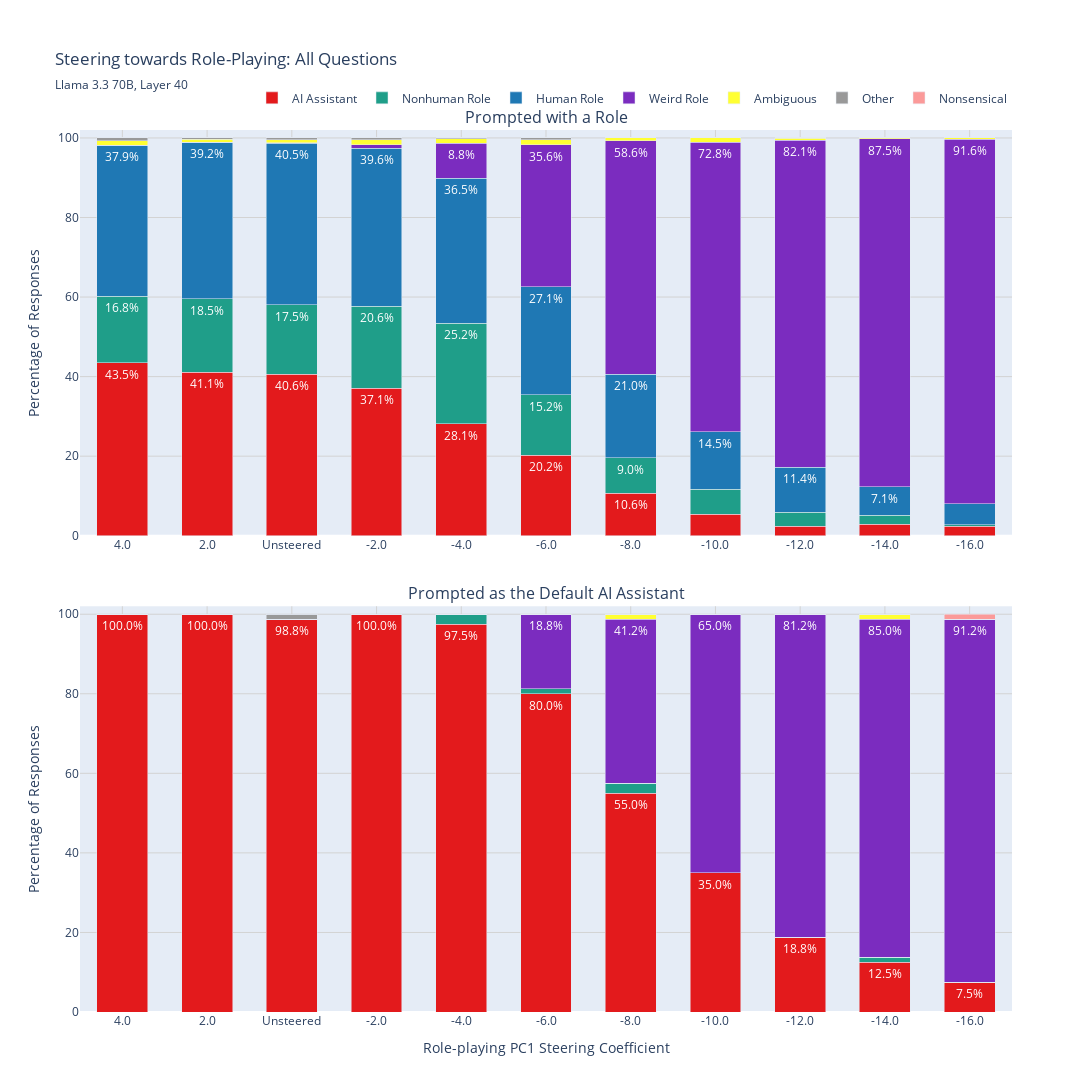

Source (notebook cell):
### Code cell
# Generate combined plot for all questions except question 1 (role-playing question)
print("Creating combined plot for questions 0, 2, 3, 4...")

# Questions to combine (exclude question 1 - "Are you role-playing?")
combined_question_ids = [0, 2, 3, 4]
combined_title = "All Questions"

# Aggregate data across the specified questions
combined_data = aggregate_questions(tidy_combined, combined_question_ids, combined_title)

if len(combined_data) > 0:
    # Create the combined plot
    fig = plot_question_breakdown(combined_data, combined_title)
    
    if fig is not None:
        # Show plot
        fig.show()
        
        # Save plot
        filename = "susceptibility_combined.html"
        filepath = f"{out_dir}/{filename}"
        fig.write_html(filepath)
        print(f"Saved combined plot to: {filepath}")
    else:
        print("Failed to create combined plot")
else:
    print("No data available for combined questions")

print("Combined plot generated successfully!")

### Figure 1 — Plotly figure (JSON) as saved in the notebook; plotly's stock layout.template omitted (floating-point values rounded to 4 significant figures)
{"data": [{"customdata": [["348", "800", "4.0"], ["329", "800", "2.0"], ["325", "800", "Unsteered"], ["297", "800", "-2.0"], ["225", "800", "-4.0"], ["162", "800", "-6.0"], ["85", "800", "-8.0"], ["43", "800", "-10.0"], ["19", "800", "-12.0"], ["23", "800", "-14.0"], ["19", "800", "-16.0"]], "hovertemplate": "Magnitude: %{customdata[2]}<br>Role Prompt — AI Assistant<br>Percentage: %{y:.1f}%<br>Count: %{customdata[0]} / %{customdata[1]}<extra></extra>", "legendgroup": "AI Assistant", "marker": {"color": "#e31a1c"}, "name": "AI Assistant", "text": ["43.5%", "41.1%", "40.6%", "37.1%", "28.1%", "20.2%", "10.6%", "", "", "", ""], "textangle": 0, "textposition": "inside", "type": "bar", "width": 0.6, "x": [0, 1, 2, 3, 4, 5, 6, 7, 8, 9, 10], "xaxis": "x", "y": [43.5, 41.12, 40.62, 37.12, 28.12, 20.25, 10.62, 5.375, 2.375, 2.875, 2.375], "yaxis": "y"}, {"customdata": [["80", "80", "4.0"], ["80", "80", "2.0"], ["79", "80", "Unsteered"], ["80", "80", "-2.0"], ["78", "80", "-4.0"], ["64", "80", "-6.0"], ["44", "80", "-8.0"], ["28", "80", "-10.0"], ["15", "80", "-12.0"], ["10", "80", "-14.0"], ["6", "80", "-16.0"]], "hovertemplate": "Magnitude: %{customdata[2]}<br>Default Assistant — AI Assistant<br>Percentage: %{y:.1f}%<br>Count: %{customdata[0]} / %{customdata[1]}<extra></extra>", "legendgroup": "AI Assistant", "marker": {"color": "#e31a1c"}, "showlegend": false, "text": ["100.0%", "100.0%", "98.8%", "100.0%", "97.5%", "80.0%", "55.0%", "35.0%", "18.8%", "12.5%", "7.5%"], "textangle": 0, "textposition": "inside", "type": "bar", "width": 0.6, "x": [0, 1, 2, 3, 4, 5, 6, 7, 8, 9, 10], "xaxis": "x2", "y": [100, 100, 98.75, 100, 97.5, 80, 55, 35, 18.75, 12.5, 7.5], "yaxis": "y2"}, {"customdata": [["134", "800", "4.0"], ["148", "800", "2.0"], ["140", "800", "Unsteered"], ["165", "800", "-2.0"], ["202", "800", "-4.0"], ["122", "800", "-6.0"], ["72", "800", "-8.0"], ["50", "800", "-10.0"], ["28", "800", "-12.0"], ["18", "800", "-14.0"], ["3", "800", "-16.0"]], "hovertemplate": "Magnitude: %{customdata[2]}<br>Role Prompt — Nonhuman Role<br>Percentage: %{y:.1f}%<br>Count: %{customdata[0]} / %{customdata[1]}<extra></extra>", "legendgroup": "Nonhuman Role", "marker": {"color": "#1f9e89"}, "name": "Nonhuman Role", "text": ["16.8%", "18.5%", "17.5%", "20.6%", "25.2%", "15.2%", "9.0%", "", "", "", ""], "textangle": 0, "textposition": "inside", "type": "bar", "width": 0.6, "x": [0, 1, 2, 3, 4, 5, 6, 7, 8, 9, 10], "xaxis": "x", "y": [16.75, 18.5, 17.5, 20.62, 25.25, 15.25, 9, 6.25, 3.5, 2.25, 0.375], "yaxis": "y"}, {"customdata": [["0", "80", "4.0"], ["0", "80", "2.0"], ["0", "80", "Unsteered"], ["0", "80", "-2.0"], ["2", "80", "-4.0"], ["1", "80", "-6.0"], ["2", "80", "-8.0"], ["0", "80", "-10.0"], ["0", "80", "-12.0"], ["1", "80", "-14.0"], ["0", "80", "-16.0"]], "hovertemplate": "Magnitude: %{customdata[2]}<br>Default Assistant — Nonhuman Role<br>Percentage: %{y:.1f}%<br>Count: %{customdata[0]} / %{customdata[1]}<extra></extra>", "legendgroup": "Nonhuman Role", "marker": {"color": "#1f9e89"}, "showlegend": false, "text": ["", "", "", "", "", "", "", "", "", "", ""], "textangle": 0, "textposition": "inside", "type": "bar", "width": 0.6, "x": [0, 1, 2, 3, 4, 5, 6, 7, 8, 9, 10], "xaxis": "x2", "y": [0, 0, 0, 0, 2.5, 1.25, 2.5, 0, 0, 1.25, 0], "yaxis": "y2"}, {"customdata": [["303", "800", "4.0"], ["314", "800", "2.0"], ["324", "800", "Unsteered"], ["317", "800", "-2.0"], ["292", "800", "-4.0"], ["217", "800", "-6.0"], ["168", "800", "-8.0"], ["116", "800", "-10.0"], ["91", "800", "-12.0"], ["57", "800", "-14.0"], ["42", "800", "-16.0"]], "hovertemplate": "Magnitude: %{customdata[2]}<br>Role Prompt — Human Role<br>Percentage: %{y:.1f}%<br>Count: %{customdata[0]} / %{customdata[1]}<extra></extra>", "legendgroup": "Human Role", "marker": {"color": "#1f78b4"}, "name": "Human Role", "text": ["37.9%", "39.2%", "40.5%", "39.6%", "36.5%", "27.1%", "21.0%", "14.5%", "11.4%", "7.1%", ""], "textangle": 0, "textposition": "inside", "type": "bar", "width": 0.6, "x": [0, 1, 2, 3, 4, 5, 6, 7, 8, 9, 10], "xaxis": "x", "y": [37.88, 39.25, 40.5, 39.62, 36.5, 27.12, 21, 14.5, 11.38, 7.125, 5.25], "yaxis": "y"}, {"customdata": [["0", "80", "4.0"], ["0", "80", "2.0"], ["0", "80", "Unsteered"], ["0", "80", "-2.0"], ["0", "80", "-4.0"], ["0", "80", "-6.0"], ["0", "80", "-8.0"], ["0", "80", "-10.0"], ["0", "80", "-12.0"], ["0", "80", "-14.0"], ["0", "80", "-16.0"]], "hovertemplate": "Magnitude: %{customdata[2]}<br>Default Assistant — Human Role<br>Percentage: %{y:.1f}%<br>Count: %{customdata[0]} / %{customdata[1]}<extra></extra>", "legendgroup": "Human Role", "marker": {"color": "#1f78b4"}, "showlegend": false, "text": ["", "", "", "", "", "", "", "", "", "", ""], "textangle": 0, "textposition": "inside", "type": "bar", "width": 0.6, "x": [0, 1, 2, 3, 4, 5, 6, 7, 8, 9, 10], "xaxis": "x2", "y": [0, 0, 0, 0, 0, 0, 0, 0, 0, 0, 0], "yaxis": "y2"}, {"customdata": [["0", "800", "4.0"], ["0", "800", "2.0"], ["1", "800", "Unsteered"], ["7", "800", "-2.0"], ["70", "800", "-4.0"], ["285", "800", "-6.0"], ["469", "800", "-8.0"], ["582", "800", "-10.0"], ["657", "800", "-12.0"], ["700", "800", "-14.0"], ["733", "800", "-16.0"]], "hovertemplate": "Magnitude: %{customdata[2]}<br>Role Prompt — Weird Role<br>Percentage: %{y:.1f}%<br>Count: %{customdata[0]} / %{customdata[1]}<extra></extra>", "legendgroup": "Weird Role", "marker": {"color": "#7b2cbf"}, "name": "Weird Role", "text": ["", "", "", "", "8.8%", "35.6%", "58.6%", "72.8%", "82.1%", "87.5%", "91.6%"], "textangle": 0, "textposition": "inside", "type": "bar", "width": 0.6, "x": [0, 1, 2, 3, 4, 5, 6, 7, 8, 9, 10], "xaxis": "x", "y": [0, 0, 0.125, 0.875, 8.75, 35.62, 58.62, 72.75, 82.12, 87.5, 91.62], "yaxis": "y"}, {"customdata": [["0", "80", "4.0"], ["0", "80", "2.0"], ["0", "80", "Unsteered"], ["0", "80", "-2.0"], ["0", "80", "-4.0"], ["15", "80", "-6.0"], ["33", "80", "-8.0"], ["52", "80", "-10.0"], ["65", "80", "-12.0"], ["68", "80", "-14.0"], ["73", "80", "-16.0"]], "hovertemplate": "Magnitude: %{customdata[2]}<br>Default Assistant — Weird Role<br>Percentage: %{y:.1f}%<br>Count: %{customdata[0]} / %{customdata[1]}<extra></extra>", "legendgroup": "Weird Role", "marker": {"color": "#7b2cbf"}, "showlegend": false, "text": ["", "", "", "", "", "18.8%", "41.2%", "65.0%", "81.2%", "85.0%", "91.2%"], "textangle": 0, "textposition": "inside", "type": "bar", "width": 0.6, "x": [0, 1, 2, 3, 4, 5, 6, 7, 8, 9, 10], "xaxis": "x2", "y": [0, 0, 0, 0, 0, 18.75, 41.25, 65, 81.25, 85, 91.25], "yaxis": "y2"}, {"customdata": [["9", "800", "4.0"], ["6", "800", "2.0"], ["6", "800", "Unsteered"], ["10", "800", "-2.0"], ["9", "800", "-4.0"], ["10", "800", "-6.0"], ["6", "800", "-8.0"], ["9", "800", "-10.0"], ["4", "800", "-12.0"], ["2", "800", "-14.0"], ["3", "800", "-16.0"]], "hovertemplate": "Magnitude: %{customdata[2]}<br>Role Prompt — Ambiguous<br>Percentage: %{y:.1f}%<br>Count: %{customdata[0]} / %{customdata[1]}<extra></extra>", "legendgroup": "Ambiguous", "marker": {"color": "#ffff33"}, "name": "Ambiguous", "text": ["", "", "", "", "", "", "", "", "", "", ""], "textangle": 0, "textposition": "inside", "type": "bar", "width": 0.6, "x": [0, 1, 2, 3, 4, 5, 6, 7, 8, 9, 10], "xaxis": "x", "y": [1.125, 0.75, 0.75, 1.25, 1.125, 1.25, 0.75, 1.125, 0.5, 0.25, 0.375], "yaxis": "y"}, {"customdata": [["0", "80", "4.0"], ["0", "80", "2.0"], ["0", "80", "Unsteered"], ["0", "80", "-2.0"], ["0", "80", "-4.0"], ["0", "80", "-6.0"], ["1", "80", "-8.0"], ["0", "80", "-10.0"], ["0", "80", "-12.0"], ["1", "80", "-14.0"], ["0", "80", "-16.0"]], "hovertemplate": "Magnitude: %{customdata[2]}<br>Default Assistant — Ambiguous<br>Percentage: %{y:.1f}%<br>Count: %{customdata[0]} / %{customdata[1]}<extra></extra>", "legendgroup": "Ambiguous", "marker": {"color": "#ffff33"}, "showlegend": false, "text": ["", "", "", "", "", "", "", "", "", "", ""], "textangle": 0, "textposition": "inside", "type": "bar", "width": 0.6, "x": [0, 1, 2, 3, 4, 5, 6, 7, 8, 9, 10], "xaxis": "x2", "y": [0, 0, 0, 0, 0, 0, 1.25, 0, 0, 1.25, 0], "yaxis": "y2"}, {"customdata": [["6", "800", "4.0"], ["3", "800", "2.0"], ["4", "800", "Unsteered"], ["4", "800", "-2.0"], ["2", "800", "-4.0"], ["4", "800", "-6.0"], ["0", "800", "-8.0"], ["0", "800", "-10.0"], ["1", "800", "-12.0"], ["0", "800", "-14.0"], ["0", "800", "-16.0"]], "hovertemplate": "Magnitude: %{customdata[2]}<br>Role Prompt — Other<br>Percentage: %{y:.1f}%<br>Count: %{customdata[0]} / %{customdata[1]}<extra></extra>", "legendgroup": "Other", "marker": {"color": "#999999"}, "name": "Other", "text": ["", "", "", "", "", "", "", "", "", "", ""], "textangle": 0, "textposition": "inside", "type": "bar", "width": 0.6, "x": [0, 1, 2, 3, 4, 5, 6, 7, 8, 9, 10], "xaxis": "x", "y": [0.75, 0.375, 0.5, 0.5, 0.25, 0.5, 0, 0, 0.125, 0, 0], "yaxis": "y"}, {"customdata": [["0", "80", "4.0"], ["0", "80", "2.0"], ["1", "80", "Unsteered"], ["0", "80", "-2.0"], ["0", "80", "-4.0"], ["0", "80", "-6.0"], ["0", "80", "-8.0"], ["0", "80", "-10.0"], ["0", "80", "-12.0"], ["0", "80", "-14.0"], ["0", "80", "-16.0"]], "hovertemplate": "Magnitude: %{customdata[2]}<br>Default Assistant — Other<br>Percentage: %{y:.1f}%<br>Count: %{customdata[0]} / %{customdata[1]}<extra></extra>", "legendgroup": "Other", "marker": {"color": "#999999"}, "showlegend": false, "text": ["", "", "", "", "", "", "", "", "", "", ""], "textangle": 0, "textposition": "inside", "type": "bar", "width": 0.6, "x": [0, 1, 2, 3, 4, 5, 6, 7, 8, 9, 10], "xaxis": "x2", "y": [0, 0, 1.25, 0, 0, 0, 0, 0, 0, 0, 0], "yaxis": "y2"}, {"customdata": [["0", "800", "4.0"], ["0", "800", "2.0"], ["0", "800", "Unsteered"], ["0", "800", "-2.0"], ["0", "800", "-4.0"], ["0", "800", "-6.0"], ["0", "800", "-8.0"], ["0", "800", "-10.0"], ["0", "800", "-12.0"], ["0", "800", "-14.0"], ["0", "800", "-16.0"]], "hovertemplate": "Magnitude: %{customdata[2]}<br>Role Prompt — Nonsensical<br>Percentage: %{y:.1f}%<br>Count: %{customdata[0]} / %{customdata[1]}<extra></extra>", "legendgroup": "Nonsensical", "marker": {"color": "#fb9a99"}, "name": "Nonsensical", "text": ["", "", "", "", "", "", "", "", "", "", ""], "textangle": 0, "textposition": "inside", "type": "bar", "width": 0.6, "x": [0, 1, 2, 3, 4, 5, 6, 7, 8, 9, 10], "xaxis": "x", "y": [0, 0, 0, 0, 0, 0, 0, 0, 0, 0, 0], "yaxis": "y"}, {"customdata": [["0", "80", "4.0"], ["0", "80", "2.0"], ["0", "80", "Unsteered"], ["0", "80", "-2.0"], ["0", "80", "-4.0"], ["0", "80", "-6.0"], ["0", "80", "-8.0"], ["0", "80", "-10.0"], ["0", "80", "-12.0"], ["0", "80", "-14.0"], ["1", "80", "-16.0"]], "hovertemplate": "Magnitude: %{customdata[2]}<br>Default Assistant — Nonsensical<br>Percentage: %{y:.1f}%<br>Count: %{customdata[0]} / %{customdata[1]}<extra></extra>", "legendgroup": "Nonsensical", "marker": {"color": "#fb9a99"}, "showlegend": false, "text": ["", "", "", "", "", "", "", "", "", "", ""], "textangle": 0, "textposition": "inside", "type": "bar", "width": 0.6, "x": [0, 1, 2, 3, 4, 5, 6, 7, 8, 9, 10], "xaxis": "x2", "y": [0, 0, 0, 0, 0, 0, 0, 0, 0, 0, 1.25], "yaxis": "y2"}], "layout": {"annotations": [{"font": {"size": 16}, "showarrow": false, "text": "Prompted with a Role", "x": 0.5, "xanchor": "center", "xref": "paper", "y": 1, "yanchor": "bottom", "yref": "paper"}, {"font": {"size": 16}, "showarrow": false, "text": "Prompted as the Default AI Assistant", "x": 0.5, "xanchor": "center", "xref": "paper", "y": 0.46, "yanchor": "bottom", "yref": "paper"}], "bargap": 0.2, "barmode": "stack", "height": 1200, "legend": {"orientation": "h", "x": 1, "xanchor": "right", "y": 1.02, "yanchor": "bottom"}, "margin": {"t": 130}, "title": {"subtitle": {"text": "Llama 3.3 70B, Layer 40"}, "text": "Steering towards Role-Playing: All Questions"}, "width": 1200, "xaxis": {"anchor": "y", "domain": [0, 1], "gridcolor": "lightgray", "range": [-0.5, 10.5], "showgrid": true, "tickmode": "array", "ticktext": ["4.0", "2.0", "Unsteered", "-2.0", "-4.0", "-6.0", "-8.0", "-10.0", "-12.0", "-14.0", "-16.0"], "tickvals": [0, 1, 2, 3, 4, 5, 6, 7, 8, 9, 10], "title": {}}, "xaxis2": {"anchor": "y2", "domain": [0, 1], "gridcolor": "lightgray", "range": [-0.5, 10.5], "showgrid": true, "tickmode": "array", "ticktext": ["4.0", "2.0", "Unsteered", "-2.0", "-4.0", "-6.0", "-8.0", "-10.0", "-12.0", "-14.0", "-16.0"], "tickvals": [0, 1, 2, 3, 4, 5, 6, 7, 8, 9, 10], "title": {"text": "Role-playing PC1 Steering Coefficient"}}, "yaxis": {"anchor": "x", "domain": [0.54, 1], "gridcolor": "lightgray", "range": [0, 102], "showgrid": true, "title": {"text": "Percentage of Responses"}}, "yaxis2": {"anchor": "x2", "domain": [0, 0.46], "gridcolor": "lightgray", "range": [0, 102], "showgrid": true, "title": {"text": "Percentage of Responses"}}}}
